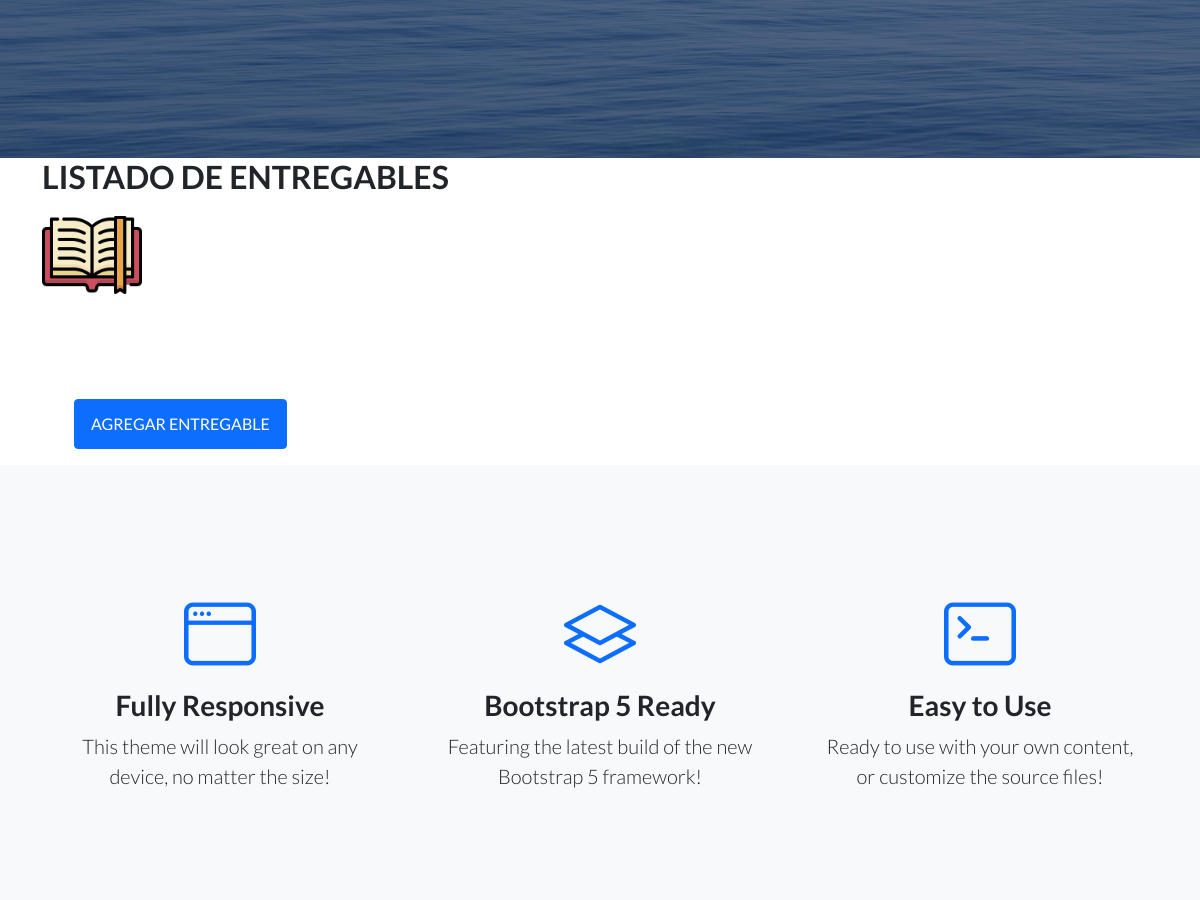
Page /AppCoder/entregable/list/ (signed in, middle part) on the earlier database version.
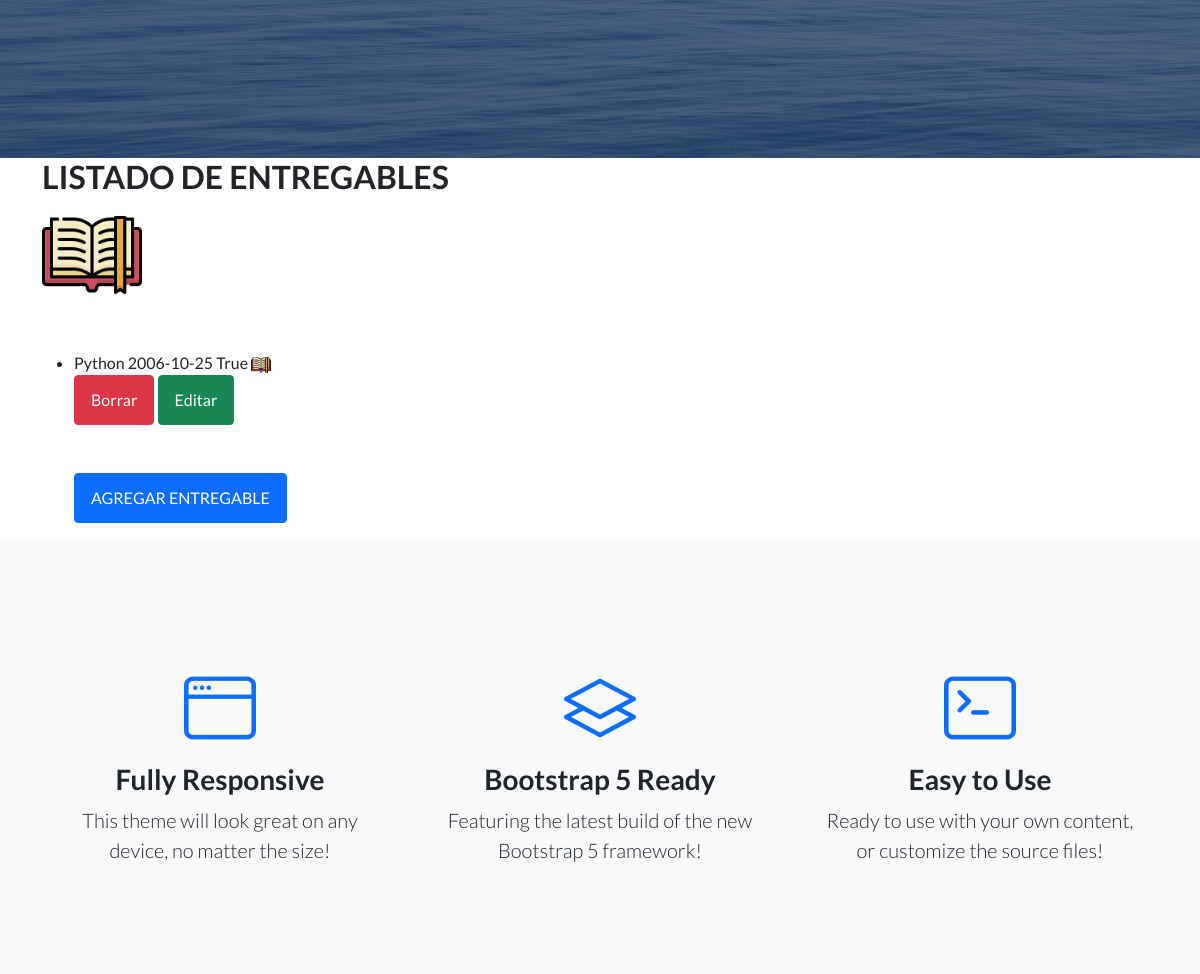
Same page on the later database version.
### AppCoder/models.py (models this page shows)
class Entregable(models.Model):
    nombre= models.CharField(max_length=50)
    fecha_entrega= models.DateField()
    entregado= models.BooleanField()
    def __str__(self):
        return f"{self.nombre} {self.fecha_entrega} {self.entregado}"

### AppCoder/views.py (the view)
# urls.py: path("entregable/list/", EntregableList.as_view(), name="entregable_list"),
class EntregableList(LoginRequiredMixin, ListView):
    model= Entregable
    template_name= "AppCoder/entregables.html"

### AppCoder/templates/AppCoder/entregables.html (shortened to what this page needs)
{% extends "AppCoder/padre.html" %}
{% load static %}
{% block contenido_que_cambia %}
<h2>LISTADO DE ENTREGABLES</h2>
<img src="/media/Image/book.png" alt="" width="100" height="100">
<h2> <br> </h2>
<ul>
    {% for entregable in object_list %}
    <li>
        {{ entregable }}
        <img src="/media/Image/book.png" alt="" width="20" height="20">
    </li>
    <a class="btn btn-danger" href="{% url 'entregable_borrar' entregable.id %}">Borrar</a>
    <a class="btn btn-success" href="{% url 'entregable_editar' entregable.id %}">Editar</a>
    <br>
    {% endfor %}
    <br>
    <br>
    <a class="btn btn-primary" href="{% url 'entregable_crear'  %}">AGREGAR ENTREGABLE</a>
</ul>
{% endblock %}

### AppCoder/templates/AppCoder/padre.html (shortened to what this page needs)
<!DOCTYPE html>
<html lang="en">
    <head>
        {% load static %}
        <link href="https://cdn.jsdelivr.net/npm/bootstrap-icons@1.5.0/font/bootstrap-icons.css" rel="stylesheet" type="text/css" />
        <link href="{% static 'AppCoder/css/styles.css' %}" rel="stylesheet" />
    </head>
    <body>
        <header class="masthead">
        </header>
        <div class="container">
        {% block contenido_que_cambia %}
        {% endblock %}
        </div>
        <section class="features-icons bg-light text-center">
            <div class="container">
                <div class="row">
                    <div class="col-lg-4">
                        <div class="features-icons-item mx-auto mb-5 mb-lg-0 mb-lg-3">
                            <div class="features-icons-icon d-flex"><i class="bi-window m-auto text-primary"></i></div>
                            <h3>Fully Responsive</h3>
                            <p class="lead mb-0">This theme will look great on any device, no matter the size!</p>
                        </div>
                    </div>
                    <div class="col-lg-4">
                        <div class="features-icons-item mx-auto mb-5 mb-lg-0 mb-lg-3">
                            <div class="features-icons-icon d-flex"><i class="bi-layers m-auto text-primary"></i></div>
                            <h3>Bootstrap 5 Ready</h3>
                            <p class="lead mb-0">Featuring the latest build of the new Bootstrap 5 framework!</p>
                        </div>
                    </div>
                    <div class="col-lg-4">
                        <div class="features-icons-item mx-auto mb-0 mb-lg-3">
                            <div class="features-icons-icon d-flex"><i class="bi-terminal m-auto text-primary"></i></div>
                            <h3>Easy to Use</h3>
                            <p class="lead mb-0">Ready to use with your own content, or customize the source files!</p>
                        </div>
                    </div>
                </div>
            </div>
        </section>
    </body>
</html>

Differences in the rows shown:
added Entregable: nombre+fecha_entrega+entregado "Python 2006-10-25 True"
